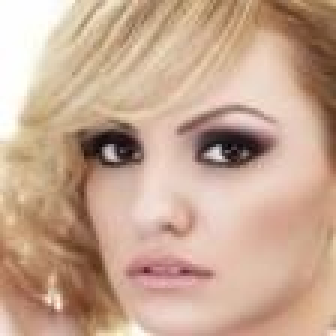
#> input picture data/test.jpg, 112 x 112 px (shown 3 times larger)
$ python -i histogram_equilization.py   (imports and definitions only)   (older library calls are emulated)
#> lines starting #> are read from the running program, lines starting #| are printed output that depends on the picture; after the words box and inside, x2 and y2 are one past the last pixel; in counts of white or black regions, pixels touching at a corner belong together
#> further down, picture is the input picture: shape (112, 112, 3); mean B, G, R 145.4, 166.9, 198.8
'''
Author: Baoyun Peng
Date: 2022-03-08 15:56:10
LastEditTime: 2022-03-08 19:29:36
Description:

'''

import numpy as np
import matplotlib.colors
import imageio
import scipy, scipy.misc, scipy.signal
import sys
import cv2
from skimage import exposure as ex

def build_is_hist(img):
    if(len(img.shape)==2):      #gray
        img = np.expand_dims(img, 0).repeat(1000, axis=0)
    hei = img.shape[0]
#> hei = 112
    wid = img.shape[1]
#> wid = 112
    ch = img.shape[2]
#> ch = 3
    Img = np.zeros((hei+4, wid+4, ch))
    for i in range(ch):
        Img[:,:,i] = np.pad(img[:,:,i], (2,2), 'edge')
    hsv = (matplotlib.colors.rgb_to_hsv(Img))
#> hsv: shape (116, 116, 3) float64; mean of channels 0, 1, 2 0.6, 0.3, 199.1
    hsv[:,:,0] = hsv[:,:,0] * 255
#> hsv: shape (116, 116, 3) float64; mean of channels 0, 1, 2 149.9, 0.3, 199.1
    hsv[:,:,1] = hsv[:,:,1] * 255
#> hsv: shape (116, 116, 3) float64; mean of channels 0, 1, 2 149.9, 73.5, 199.1
    hsv[hsv>255] = 255
    hsv[hsv<0] = 0
    hsv = hsv.astype(np.uint8).astype(np.float64)
#> hsv: shape (116, 116, 3) float64; mean of channels 0, 1, 2 149.4, 73, 199.1
    fh = np.array([[-1.0,0.0,1.0],[-2.0,0.0,2.0],[-1.0,0.0,1.0]])
    fv = fh.conj().T

    H = hsv[:,:,0]
    S = hsv[:,:,1]
    I = hsv[:,:,2]

    dIh = scipy.signal.convolve2d(I, np.rot90(fh, 2), mode='same')
    dIv = scipy.signal.convolve2d(I, np.rot90(fv, 2), mode='same')
    dIh[dIh==0] = 0.00001
#> dIh: shape (116, 116) float64; min -1020, max 1020, mean -2.1
    dIv[dIv==0] = 0.00001
#> dIv: shape (116, 116) float64; min -1020, max 1020, mean 0.5
    dI = np.sqrt(dIh**2+dIv**2).astype(np.uint32)
    di = dI[2:hei+2,2:wid+2]

    dSh = scipy.signal.convolve2d(S, np.rot90(fh, 2), mode='same')
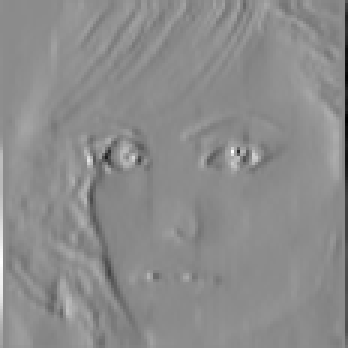
#> dSh: shape (116, 116) float64 (shown 3 times larger); min -654, max 539, mean 2; drawn with min black and max white
    dSv = scipy.signal.convolve2d(S, np.rot90(fv, 2), mode='same')
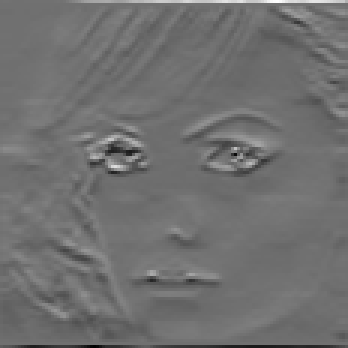
#> dSv: shape (116, 116) float64 (shown 3 times larger); min -471, max 598, mean -0.2; drawn with min black and max white
    dSh[dSh==0] = 0.00001
#> dSh: shape (116, 116) float64; 4.5% of pixels changed, all inside (x1, y1, x2, y2) = (0, 0, 115, 116)
    dSv[dSv==0] = 0.00001
#> dSv: shape (116, 116) float64; 4.68% of pixels changed, all inside (x1, y1, x2, y2) = (0, 0, 116, 115)
    dS = np.sqrt(dSh**2+dSv**2).astype(np.uint32)
    ds = dS[2:hei+2,2:wid+2]


    h = H[2:hei+2,2:wid+2]
    s = S[2:hei+2,2:wid+2]
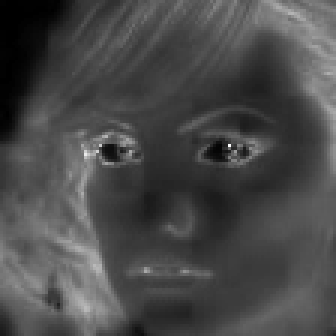
#> s: shape (112, 112) float64 (shown 3 times larger); min 0, max 255, mean 73
    i = I[2:hei+2,2:wid+2].astype(np.uint8)
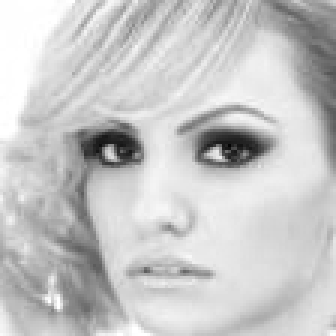
#> i: shape (112, 112) (shown 3 times larger); min 4, max 255, mean 198.8

    # Imean = scipy.signal.convolve2d(I,np.ones((5,5))/25, mode='same')
    # Smean = scipy.signal.convolve2d(S,np.ones((5,5))/25, mode='same')

    Rho = np.zeros((hei+4,wid+4))
    for p in range(2,hei+2):
        for q in range(2,wid+2):
            tmpi = I[p-2:p+3,q-2:q+3]
            tmps = S[p-2:p+3,q-2:q+3]
            corre = np.corrcoef(tmpi.flatten('F'),tmps.flatten('F'))
            Rho[p,q] = corre[0,1]
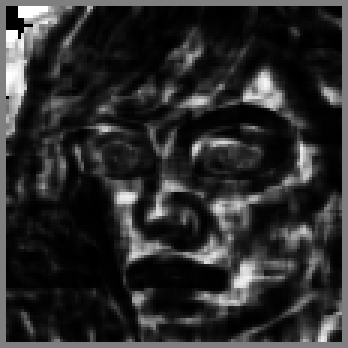
#> Rho: shape (116, 116) float64 (shown 3 times larger); 0.36% of the values are NaN or infinite; the others: min -0.999, max 1, mean -0.651; drawn with min black, max white, NaN and infinite black

    rho = np.abs(Rho[2:hei+2,2:wid+2])
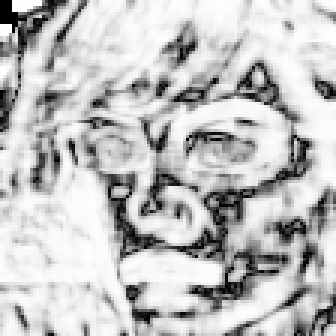
#> rho: shape (112, 112) float64 (shown 3 times larger); 0.38% of the values are NaN or infinite; the others: min 0, max 1, mean 0.76; drawn with min black, max white, NaN and infinite black
    rho[np.isnan(rho)] = 0
#> rho: shape (112, 112) float64; 0.38% of pixels changed, all inside (x1, y1, x2, y2) = (0, 0, 9, 31)
    rd = (rho*ds).astype(np.uint32)
    Hist_I = np.zeros((256,1))
    Hist_S = np.zeros((256,1))

    for n in range(0,255):
        temp = np.zeros(di.shape)
        temp[i==n] = di[i==n]
        Hist_I[n+1] = np.sum(temp.flatten('F'))
        temp = np.zeros(di.shape)
        temp[i==n] = rd[i==n]
        Hist_S[n+1] = np.sum(temp.flatten('F'))
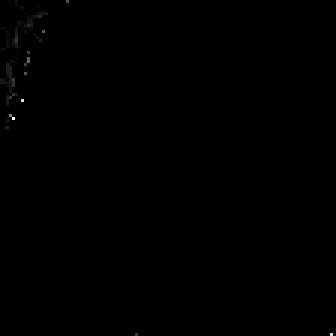
#> temp: shape (112, 112) float64 (shown 3 times larger); min 0, max 66, mean 0.1; drawn with min black and max white
#> after the loop, Hist_I = 256 values, max 11734 at index 212, min 0 at index 0, mean 3248.4; Hist_S = 256 values, max 5166 at index 214, min 0 at index 0, mean 1740.3

    return Hist_I, Hist_S

# [52 lines left out: functions dhe, he, main, not called in this run]

# [2 lines not run here, left out]

>>> import cv2
>>> picture = cv2.imread('../data/test.jpg')
>>> result = build_is_hist(picture)
